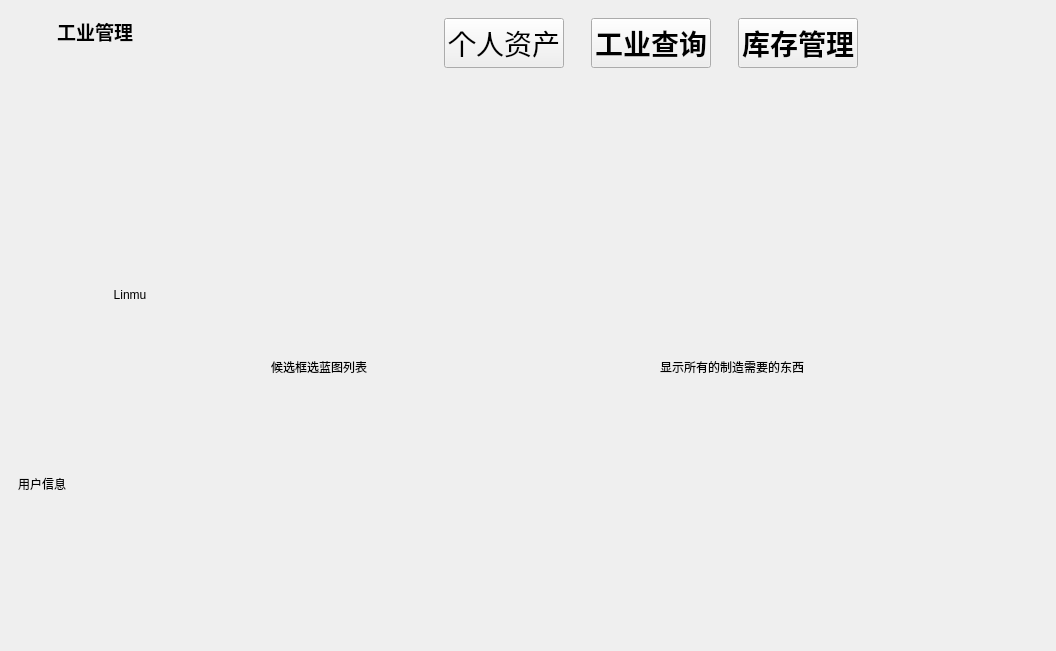
<?xml version="1.0" encoding="UTF-8"?>
<ui version="4.0">
 <class>Widget</class>
 <widget class="QWidget" name="Widget">
  <property name="geometry">
   <rect>
    <x>0</x>
    <y>0</y>
    <width>1056</width>
    <height>651</height>
   </rect>
  </property>
  <property name="windowTitle">
   <string>Widget</string>
  </property>
  <widget class="QWidget" name="w_bg" native="true">
   <property name="geometry">
    <rect>
     <x>0</x>
     <y>0</y>
     <width>1044</width>
     <height>645</height>
    </rect>
   </property>
   <layout class="QHBoxLayout" name="lay_bg">
    <property name="spacing">
     <number>6</number>
    </property>
    <property name="leftMargin">
     <number>4</number>
    </property>
    <property name="topMargin">
     <number>4</number>
    </property>
    <property name="rightMargin">
     <number>4</number>
    </property>
    <property name="bottomMargin">
     <number>4</number>
    </property>
    <item>
     <widget class="QWidget" name="w_menu" native="true">
      <property name="enabled">
       <bool>true</bool>
      </property>
      <property name="minimumSize">
       <size>
        <width>200</width>
        <height>0</height>
       </size>
      </property>
      <property name="maximumSize">
       <size>
        <width>252</width>
        <height>16777215</height>
       </size>
      </property>
      <layout class="QVBoxLayout" name="verticalLayout_2" stretch="1,0">
       <property name="spacing">
        <number>0</number>
       </property>
       <property name="leftMargin">
        <number>14</number>
       </property>
       <property name="topMargin">
        <number>12</number>
       </property>
       <property name="rightMargin">
        <number>14</number>
       </property>
       <property name="bottomMargin">
        <number>12</number>
       </property>
       <item>
        <widget class="QWidget" name="widget_2" native="true">
         <property name="enabled">
          <bool>true</bool>
         </property>
         <layout class="QVBoxLayout" name="verticalLayout_4">
          <property name="spacing">
           <number>8</number>
          </property>
          <property name="leftMargin">
           <number>0</number>
          </property>
          <property name="topMargin">
           <number>0</number>
          </property>
          <property name="rightMargin">
           <number>0</number>
          </property>
          <property name="bottomMargin">
           <number>0</number>
          </property>
          <item>
           <layout class="QHBoxLayout" name="horizontalLayout">
            <property name="spacing">
             <number>9</number>
            </property>
            <item>
             <widget class="QLabel" name="lab_logo">
              <property name="minimumSize">
               <size>
                <width>30</width>
                <height>30</height>
               </size>
              </property>
              <property name="maximumSize">
               <size>
                <width>30</width>
                <height>30</height>
               </size>
              </property>
              <property name="text">
               <string/>
              </property>
              <property name="scaledContents">
               <bool>false</bool>
              </property>
             </widget>
            </item>
            <item>
             <widget class="QLabel" name="label">
              <property name="font">
               <font>
                <family>幼圆</family>
                <pointsize>14</pointsize>
                <bold>true</bold>
               </font>
              </property>
              <property name="text">
               <string>工业管理</string>
              </property>
             </widget>
            </item>
            <item>
             <spacer name="horizontalSpacer">
              <property name="orientation">
               <enum>Qt::Horizontal</enum>
              </property>
              <property name="sizeHint" stdset="0">
               <size>
                <width>40</width>
                <height>20</height>
               </size>
              </property>
             </spacer>
            </item>
           </layout>
          </item>
          <item>
           <widget class="QWidget" name="widget_3" native="true">
            <layout class="QVBoxLayout" name="verticalLayout_6">
             <property name="leftMargin">
              <number>10</number>
             </property>
             <property name="rightMargin">
              <number>10</number>
             </property>
            </layout>
           </widget>
          </item>
          <item>
           <widget class="QLabel" name="label_5">
            <property name="minimumSize">
             <size>
              <width>0</width>
              <height>200</height>
             </size>
            </property>
            <property name="styleSheet">
             <string notr="true">border-radius:20px;</string>
            </property>
            <property name="text">
             <string/>
            </property>
            <property name="pixmap">
             <pixmap>C:/Users/林木/Desktop/重要文档/重要图片/微信图片_20211122193210.jpg</pixmap>
            </property>
            <property name="scaledContents">
             <bool>true</bool>
            </property>
           </widget>
          </item>
          <item>
           <widget class="QLabel" name="label_7">
            <property name="text">
             <string>Linmu</string>
            </property>
            <property name="alignment">
             <set>Qt::AlignCenter</set>
            </property>
           </widget>
          </item>
          <item>
           <spacer name="verticalSpacer">
            <property name="orientation">
             <enum>Qt::Vertical</enum>
            </property>
            <property name="sizeHint" stdset="0">
             <size>
              <width>20</width>
              <height>40</height>
             </size>
            </property>
           </spacer>
          </item>
          <item>
           <widget class="QLabel" name="label_4">
            <property name="minimumSize">
             <size>
              <width>0</width>
              <height>250</height>
             </size>
            </property>
            <property name="text">
             <string>用户信息</string>
            </property>
           </widget>
          </item>
          <item>
           <spacer name="horizontalSpacer_2">
            <property name="orientation">
             <enum>Qt::Horizontal</enum>
            </property>
            <property name="sizeHint" stdset="0">
             <size>
              <width>40</width>
              <height>20</height>
             </size>
            </property>
           </spacer>
          </item>
         </layout>
        </widget>
       </item>
       <item>
        <widget class="QWidget" name="widget" native="true">
         <layout class="QVBoxLayout" name="verticalLayout_3">
          <property name="spacing">
           <number>8</number>
          </property>
          <property name="leftMargin">
           <number>0</number>
          </property>
          <property name="topMargin">
           <number>0</number>
          </property>
          <property name="rightMargin">
           <number>0</number>
          </property>
          <property name="bottomMargin">
           <number>0</number>
          </property>
         </layout>
        </widget>
       </item>
      </layout>
     </widget>
    </item>
    <item>
     <widget class="QWidget" name="w_main_3" native="true">
      <layout class="QVBoxLayout" name="verticalLayout_49" stretch="0,0">
       <property name="spacing">
        <number>19</number>
       </property>
       <property name="topMargin">
        <number>10</number>
       </property>
       <property name="bottomMargin">
        <number>6</number>
       </property>
       <item>
        <layout class="QHBoxLayout" name="horizontalLayout_31">
         <property name="spacing">
          <number>27</number>
         </property>
         <property name="topMargin">
          <number>4</number>
         </property>
         <property name="bottomMargin">
          <number>4</number>
         </property>
         <item>
          <spacer name="horizontalSpacer_40">
           <property name="orientation">
            <enum>Qt::Horizontal</enum>
           </property>
           <property name="sizeHint" stdset="0">
            <size>
             <width>40</width>
             <height>20</height>
            </size>
           </property>
          </spacer>
         </item>
         <item>
          <widget class="QPushButton" name="menu1">
           <property name="sizePolicy">
            <sizepolicy hsizetype="Fixed" vsizetype="Fixed">
             <horstretch>0</horstretch>
             <verstretch>0</verstretch>
            </sizepolicy>
           </property>
           <property name="minimumSize">
            <size>
             <width>100</width>
             <height>50</height>
            </size>
           </property>
           <property name="font">
            <font>
             <family>幼圆</family>
             <pointsize>21</pointsize>
            </font>
           </property>
           <property name="text">
            <string>个人资产</string>
           </property>
          </widget>
         </item>
         <item>
          <widget class="QPushButton" name="menu2">
           <property name="minimumSize">
            <size>
             <width>100</width>
             <height>0</height>
            </size>
           </property>
           <property name="maximumSize">
            <size>
             <width>150</width>
             <height>50</height>
            </size>
           </property>
           <property name="font">
            <font>
             <family>幼圆</family>
             <pointsize>21</pointsize>
             <bold>true</bold>
            </font>
           </property>
           <property name="cursor">
            <cursorShape>PointingHandCursor</cursorShape>
           </property>
           <property name="text">
            <string>工业查询</string>
           </property>
          </widget>
         </item>
         <item>
          <widget class="QPushButton" name="menu3">
           <property name="minimumSize">
            <size>
             <width>100</width>
             <height>0</height>
            </size>
           </property>
           <property name="maximumSize">
            <size>
             <width>150</width>
             <height>50</height>
            </size>
           </property>
           <property name="font">
            <font>
             <family>幼圆</family>
             <pointsize>21</pointsize>
             <bold>true</bold>
            </font>
           </property>
           <property name="cursor">
            <cursorShape>PointingHandCursor</cursorShape>
           </property>
           <property name="text">
            <string>库存管理</string>
           </property>
          </widget>
         </item>
         <item>
          <spacer name="horizontalSpacer_41">
           <property name="orientation">
            <enum>Qt::Horizontal</enum>
           </property>
           <property name="sizeHint" stdset="0">
            <size>
             <width>40</width>
             <height>20</height>
            </size>
           </property>
          </spacer>
         </item>
        </layout>
       </item>
       <item>
        <widget class="QStackedWidget" name="sw_main">
         <property name="currentIndex">
          <number>2</number>
         </property>
         <widget class="QWidget" name="inventory">
          <widget class="QWidget" name="horizontalLayoutWidget">
           <property name="geometry">
            <rect>
             <x>0</x>
             <y>0</y>
             <width>771</width>
             <height>551</height>
            </rect>
           </property>
           <layout class="QHBoxLayout" name="horizontalLayout_2">
            <item>
             <widget class="QLabel" name="label_2">
              <property name="text">
               <string>库存</string>
              </property>
             </widget>
            </item>
            <item>
             <widget class="QLabel" name="label_3">
              <property name="text">
               <string>购买建议</string>
              </property>
             </widget>
            </item>
           </layout>
          </widget>
         </widget>
         <widget class="QWidget" name="personnalasserts">
          <widget class="QWidget" name="horizontalLayoutWidget_3">
           <property name="geometry">
            <rect>
             <x>0</x>
             <y>0</y>
             <width>771</width>
             <height>551</height>
            </rect>
           </property>
           <layout class="QHBoxLayout" name="horizontalLayout_4">
            <item>
             <widget class="QListWidget" name="localtions">
              <property name="maximumSize">
               <size>
                <width>250</width>
                <height>16777215</height>
               </size>
              </property>
             </widget>
            </item>
            <item>
             <widget class="QLabel" name="label_13">
              <property name="text">
               <string>左边选中物品以后的资产详情</string>
              </property>
             </widget>
            </item>
           </layout>
          </widget>
         </widget>
         <widget class="QWidget" name="industry">
          <widget class="QWidget" name="horizontalLayoutWidget_2">
           <property name="geometry">
            <rect>
             <x>0</x>
             <y>0</y>
             <width>771</width>
             <height>551</height>
            </rect>
           </property>
           <layout class="QHBoxLayout" name="horizontalLayout_1">
            <item>
             <widget class="QLabel" name="label_10">
              <property name="text">
               <string>候选框选蓝图列表</string>
              </property>
             </widget>
            </item>
            <item>
             <widget class="QLabel" name="label_9">
              <property name="text">
               <string>显示所有的制造需要的东西</string>
              </property>
             </widget>
            </item>
           </layout>
          </widget>
         </widget>
        </widget>
       </item>
      </layout>
     </widget>
    </item>
   </layout>
  </widget>
 </widget>
 <resources/>
 <connections/>
</ui>
